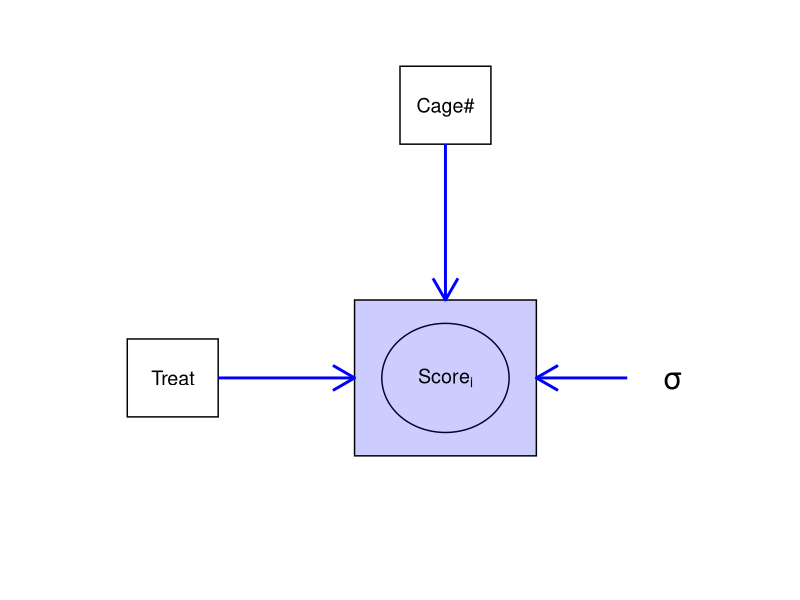
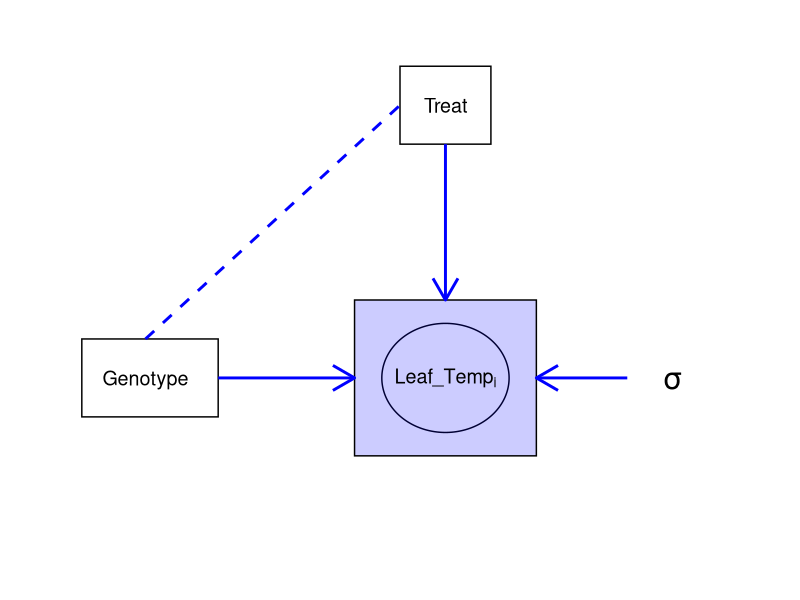
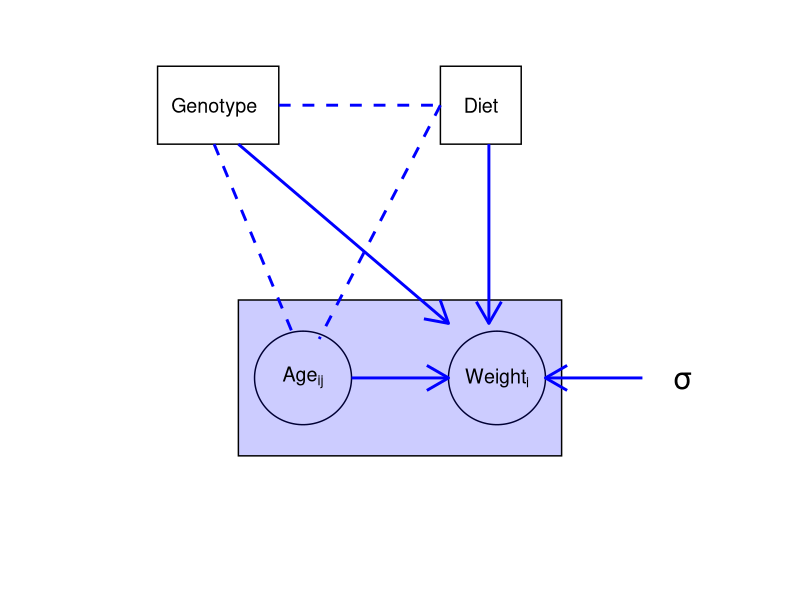

The R source for these figures, in order:

library(ggplot2)
library(ggforce)
library(ggpubr)

#graphical model for vaccine challenge experiment
png("images/Lecture3_gm_vaccine.png")
dat = data.frame(x0=c(.55), y0=c(.25), r=.07)
ggplot() + scale_x_continuous(limits = c(.1,.9)) +
  scale_y_continuous(limits = c(0,.7))+
  geom_circle(aes(x0=x0, y0=y0,r=r),data=dat)+
  geom_rect(aes(xmin=.5,ymin=.55,xmax=.6,ymax=.65), fill=NA, colour="black") +
  geom_rect(aes(xmin=.2,ymin=.2,xmax=.3,ymax=.3), fill=NA, colour="black") +
  annotate("rect", xmin = .45, xmax = .65, ymin = .15, ymax = .35,
           alpha = .2, fill="blue", colour= "black")+
  geom_segment(aes(x=.55, y=.55, xend=.55, yend=.35), 
               arrow=arrow(), size=1, color="blue")+
  geom_segment(aes(x=.75, y=.25, xend=.65, yend=.25), 
               arrow=arrow(), size=1, color="blue")+
  geom_segment(aes(x=.3, y=.25, xend=.45, yend=.25), 
               arrow=arrow(), size=1, color="blue")+
  annotate("text", x=.55, y=.25, label="Score[{i}]", parse = TRUE,size=5)+
  annotate("text", x=.8, y=.25, label="\u03c3", size=8)+
  annotate("text", x=.55, y=.6, label="Cage#", size=5)+
  annotate("text", x=.25, y=.25, label="Treat", size=5)+
  #ggtitle("Graphical model for vaccine challenge experiment") +
  theme_void()
dev.off()
 
#graphical model for drought experiment
png("images/Lecture3_drought.png")
dat = data.frame(x0=c(.55), y0=c(.25), r=.07)
ggplot() + scale_x_continuous(limits = c(.1,.9)) +
  scale_y_continuous(limits = c(0,.7))+
  geom_circle(aes(x0=x0, y0=y0,r=r),data=dat)+
  geom_rect(aes(xmin=.5,ymin=.55,xmax=.6,ymax=.65), fill=NA, colour="black") +
  geom_rect(aes(xmin=.15,ymin=.2,xmax=.3,ymax=.3), fill=NA, colour="black") +
  annotate("rect", xmin = .45, xmax = .65, ymin = .15, ymax = .35,
           alpha = .2, fill="blue", colour= "black")+
  geom_segment(aes(x=.55, y=.55, xend=.55, yend=.35), 
               arrow=arrow(), size=1, color="blue")+
  geom_segment(aes(x=.75, y=.25, xend=.65, yend=.25), 
               arrow=arrow(), size=1, color="blue")+
  geom_segment(aes(x=.3, y=.25, xend=.45, yend=.25), 
               arrow=arrow(), size=1, color="blue")+
  geom_segment(aes(x=.22, y=.3, xend=.5, yend=.6), 
              linetype = 2, size=1, color="blue")+
  annotate("text", x=.55, y=.25, label="Leaf_Temp[{i}]", parse = TRUE,size=5)+
  annotate("text", x=.8, y=.25, label="\u03c3", size=8)+
  annotate("text", x=.55, y=.6, label="Treat", size=5)+
  annotate("text", x=.22, y=.25, label="Genotype", size=5)+
  #ggtitle("Graphical model for drought experiment") +
  theme_void()
dev.off()

#graphical model for NODk diet experiment
png("images/Lecture3_diet.png")
dat = data.frame(x0=c(0.33,.57), y0=c(0.25,.25), r=.06)
ggplot() + scale_x_continuous(limits = c(0,.9)) +
  scale_y_continuous(limits = c(0,.7))+
  geom_circle(aes(x0=x0, y0=y0,r=r),data=dat)+
  geom_rect(aes(xmin=.5,ymin=.55,xmax=.6,ymax=.65), fill=NA, colour="black") +
  geom_rect(aes(xmin=.15,ymin=.55,xmax=.3,ymax=.65), fill=NA, colour="black") +
  annotate("rect", xmin = .25, xmax = .65, ymin = .15, ymax = .35,
           alpha = .2, fill="blue", colour= "black")+
  geom_segment(aes(x=.56, y=.55, xend=.56, yend=.32), 
               arrow=arrow(), size=1, color="blue")+
  geom_segment(aes(x=.75, y=.25, xend=.63, yend=.25), 
               arrow=arrow(), size=1, color="blue")+
  geom_segment(aes(x=.39, y=.25, xend=.51, yend=.25), 
               arrow=arrow(), size=1, color="blue")+
  geom_segment(aes(x=.25, y=.55, xend=.51, yend=.32), 
               arrow=arrow(), size=1, color="blue")+
  geom_segment(aes(x=.3, y=.6, xend=.5, yend=.6), 
               linetype = 2, size=1, color="blue")+
  geom_segment(aes(x=.22, y=.55, xend=.32, yend=.3), 
               linetype = 2, size=1, color="blue")+
  geom_segment(aes(x=.5, y=.6, xend=.35, yend=.3), 
               linetype = 2, size=1, color="blue")+
  annotate("text", x=.57, y=.25, label="Weight[{i}]", parse = TRUE,size=5)+
  annotate("text", x=.33, y=.25, label="Age[{ij}]", parse = TRUE,size=5)+
  annotate("text", x=.8, y=.25, label="\u03c3", size=8)+
  annotate("text", x=.55, y=.6, label="Diet", size=5)+
  annotate("text", x=.22, y=.6, label="Genotype", size=5)+
  #ggtitle("Graphical model for NODk diet experiment") +
  theme_void()
dev.off()




